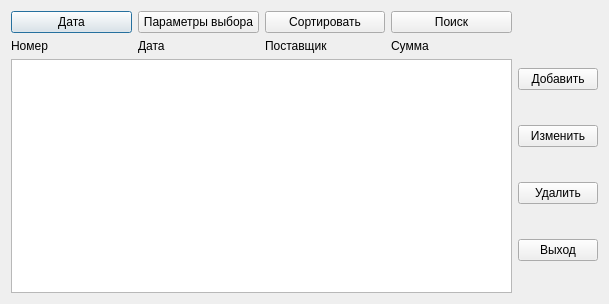
<?xml version="1.0" encoding="UTF-8"?>
<ui version="4.0">
 <class>Prihod</class>
 <widget class="QDialog" name="Prihod">
  <property name="geometry">
   <rect>
    <x>0</x>
    <y>0</y>
    <width>609</width>
    <height>304</height>
   </rect>
  </property>
  <property name="minimumSize">
   <size>
    <width>600</width>
    <height>300</height>
   </size>
  </property>
  <property name="windowTitle">
   <string>Prihod</string>
  </property>
  <layout class="QGridLayout" name="gridLayout_2">
   <item row="0" column="0">
    <layout class="QGridLayout" name="gridLayout">
     <item row="0" column="0">
      <layout class="QHBoxLayout" name="horizontalLayout">
       <item>
        <widget class="QPushButton" name="pushButton_3">
         <property name="text">
          <string>Дата</string>
         </property>
        </widget>
       </item>
       <item>
        <widget class="QPushButton" name="pushButton_2">
         <property name="text">
          <string>Параметры выбора</string>
         </property>
        </widget>
       </item>
       <item>
        <widget class="QPushButton" name="pushButton">
         <property name="text">
          <string>Сортировать</string>
         </property>
        </widget>
       </item>
       <item>
        <widget class="QPushButton" name="pushButton_7">
         <property name="text">
          <string>Поиск</string>
         </property>
        </widget>
       </item>
      </layout>
     </item>
     <item row="1" column="0">
      <layout class="QVBoxLayout" name="verticalLayout_2">
       <item>
        <layout class="QHBoxLayout" name="horizontalLayout_2">
         <item>
          <widget class="QLabel" name="label">
           <property name="text">
            <string>Номер</string>
           </property>
          </widget>
         </item>
         <item>
          <widget class="QLabel" name="label_2">
           <property name="text">
            <string>Дата</string>
           </property>
          </widget>
         </item>
         <item>
          <widget class="QLabel" name="label_3">
           <property name="text">
            <string>Поставщик</string>
           </property>
          </widget>
         </item>
         <item>
          <widget class="QLabel" name="label_4">
           <property name="text">
            <string>Сумма</string>
           </property>
          </widget>
         </item>
        </layout>
       </item>
       <item>
        <widget class="QTableWidget" name="tableWidget"/>
       </item>
      </layout>
     </item>
     <item row="1" column="1">
      <layout class="QVBoxLayout" name="verticalLayout">
       <item>
        <widget class="QPushButton" name="pushButton_8">
         <property name="text">
          <string>Добавить</string>
         </property>
        </widget>
       </item>
       <item>
        <widget class="QPushButton" name="pushButton_6">
         <property name="text">
          <string>Изменить</string>
         </property>
        </widget>
       </item>
       <item>
        <widget class="QPushButton" name="pushButton_4">
         <property name="text">
          <string>Удалить</string>
         </property>
        </widget>
       </item>
       <item>
        <widget class="QPushButton" name="pushButton_5">
         <property name="text">
          <string>Выход</string>
         </property>
        </widget>
       </item>
      </layout>
     </item>
    </layout>
   </item>
  </layout>
  <zorder>tableWidget</zorder>
  <zorder>pushButton</zorder>
  <zorder>pushButton_2</zorder>
  <zorder>pushButton_3</zorder>
  <zorder>pushButton_4</zorder>
  <zorder>pushButton_5</zorder>
  <zorder>pushButton_6</zorder>
  <zorder>pushButton_7</zorder>
  <zorder>pushButton_8</zorder>
  <zorder>label</zorder>
  <zorder>label_2</zorder>
  <zorder>label_3</zorder>
  <zorder>label_4</zorder>
  <zorder>tableWidget</zorder>
 </widget>
 <layoutdefault spacing="6" margin="11"/>
 <resources/>
 <connections/>
</ui>
